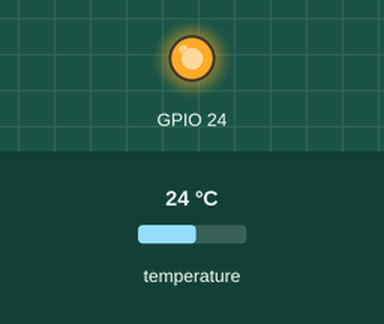
This program was run on a simulated Raspberry Pi (BCM pin numbers). Parts: output pins drawn as LEDs (lit = HIGH). The test bench sets the inputs (shaded band); at power-on: temperature 24 °C. Files the program writes start out absent; the clock reads 2024-03-15 10:24:30 at power-on unless the program sets it; what the program prints to the terminal is not drawn.

Above: at 0.1 s.
Timing chart, 0 to 1.6 s (numbered marks = the images above):
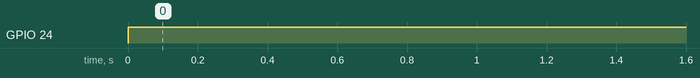

The program:

beerpi.py
```python
#!/usr/bin/env python3
"""
MIT License

Copyright (c) 2021 Craig Gowing

Permission is hereby granted, free of charge, to any person obtaining a copy
of this software and associated documentation files (the "Software"), to deal
in the Software without restriction, including without limitation the rights
to use, copy, modify, merge, publish, distribute, sublicense, and/or sell
copies of the Software, and to permit persons to whom the Software is
furnished to do so, subject to the following conditions:

The above copyright notice and this permission notice shall be included in all
copies or substantial portions of the Software.

THE SOFTWARE IS PROVIDED "AS IS", WITHOUT WARRANTY OF ANY KIND, EXPRESS OR
IMPLIED, INCLUDING BUT NOT LIMITED TO THE WARRANTIES OF MERCHANTABILITY,
FITNESS FOR A PARTICULAR PURPOSE AND NONINFRINGEMENT. IN NO EVENT SHALL THE
AUTHORS OR COPYRIGHT HOLDERS BE LIABLE FOR ANY CLAIM, DAMAGES OR OTHER
LIABILITY, WHETHER IN AN ACTION OF CONTRACT, TORT OR OTHERWISE, ARISING FROM,
OUT OF OR IN CONNECTION WITH THE SOFTWARE OR THE USE OR OTHER DEALINGS IN THE
SOFTWARE.

Service to monitor and log the temperature of brewing and toggle heating,
basically an over-glorified thermostat. In future this will log within RRD
files and show real time stats and controls over HTTP.
"""

import re
import sys
import time
import signal
import RPi.GPIO as GPIO

FAIL_LIMIT = 5

class BeerMonitor:
    def __init__(self, low_temp, high_temp, heating_gpio, temp_device, log_file):
        self.low_temp = low_temp
        self.high_temp = high_temp
        self.heating_gpio = heating_gpio
        self.temp_device = temp_device
        self.log_file = log_file
        self.heating = False
        self.running = False

    def handle_stop(self, *args, **kwargs):
        sys.stdout.write(f"{int(time.time())}: Request to quit\n")
        sys.stdout.flush()
        if self.running:
            self.running = False
        else:
            sys.stdout.write(f"{int(time.time())}: Forcing exit\n")
            sys.stdout.flush()
            self.set_heating(False)
            GPIO.cleanup(self.heating_gpio)
            sys.exit(1)

    def run(self):
        self.running = True
        signal.signal(signal.SIGINT, self.handle_stop)
        signal.signal(signal.SIGTERM, self.handle_stop)
        last_tick = 0
        try:
            temp_fails = 0
            GPIO.setmode(GPIO.BCM)
            # This is a HIGH type relay, so HIGH means the relay is in the NO state
            GPIO.setup(self.heating_gpio, GPIO.OUT, initial=GPIO.HIGH)
            sys.stdout.write(f"{int(time.time())}: GPIO setup complete\n")
            sys.stdout.flush()
            while self.running:
                tick = time.time()
                if tick <= last_tick + 60:
                    time.sleep(1)
                    continue
                last_tick = tick
                last_temp = self.read_temp()
                if last_temp is None:
                    temp_fails += 1
                    if temp_fails >= FAIL_LIMIT:
                        raise RuntimeError(f'Failed to read temperature after {FAIL_LIMIT} tries')
                    continue
                temp_fails = 0
                if last_temp <= self.low_temp and not self.heating:
                    self.heating = True
                elif last_temp >= self.high_temp and self.heating:
                    self.heating = False
                self.set_heating(self.heating)
                open(self.log_file, 'a+').write(
                    f'{int(time.time())}, {last_temp}, {int(self.heating)}\n')
            self.set_heating(False)
        except Exception as e:
            sys.stderr.write(f"{int(time.time())}: Critical error, aborting: {e}\n")
            sys.stderr.flush()
            raise e
        finally:
            GPIO.cleanup(self.heating_gpio)
        sys.stdout.write(f"{int(time.time())}: Exiting normally\n")
        sys.stdout.flush()

    def read_temp(self):
        try:
            raw_data = open(self.temp_device, 'r').read()
            temp = float(re.findall('t=([0-9]+)', raw_data)[0]) / 1000
        except Exception as e:
            sys.stderr.write(f"{int(time.time())}: Error reading temperature: {e}\n")
            sys.stderr.flush()
            temp = None
        return temp

    def set_heating(self, enabled):
        current_state = GPIO.input(self.heating_gpio)
        if enabled:
            if current_state == GPIO.HIGH:
                sys.stdout.write(f"{int(time.time())}: Changing heating to ON\n")
                sys.stdout.flush()
            GPIO.output(self.heating_gpio, GPIO.LOW)
        else:
            if current_state == GPIO.LOW:
                sys.stdout.write(f"{int(time.time())}: Changing heating to OFF\n")
                sys.stdout.flush()
            GPIO.output(self.heating_gpio, GPIO.HIGH)


if __name__ == '__main__':
    import argparse
    parser = argparse.ArgumentParser(
        prog='beerpi.py',
        description='Monitor brewing temperature and control heating')
    parser.add_argument('--low-temp', action='store', type=float, default=19.0)
    parser.add_argument('--high-temp', action='store', type=float, default=20.0)
    parser.add_argument('--heating-gpio', action='store', type=int, default=24)
    parser.add_argument('--temp-device', action='store', type=str,
                        default="/sys/bus/w1/devices/28-012033bc7ee2/w1_slave")
    parser.add_argument('--log-file', action='store', type=str,
                        default="templog.csv")
    args = parser.parse_args()

    beermonitor = BeerMonitor(args.low_temp, args.high_temp, args.heating_gpio,
                              args.temp_device, args.log_file)
    beermonitor.run()
```

Measured:
- by itself, GPIO 24: LOW → HIGH at 0.00 s
